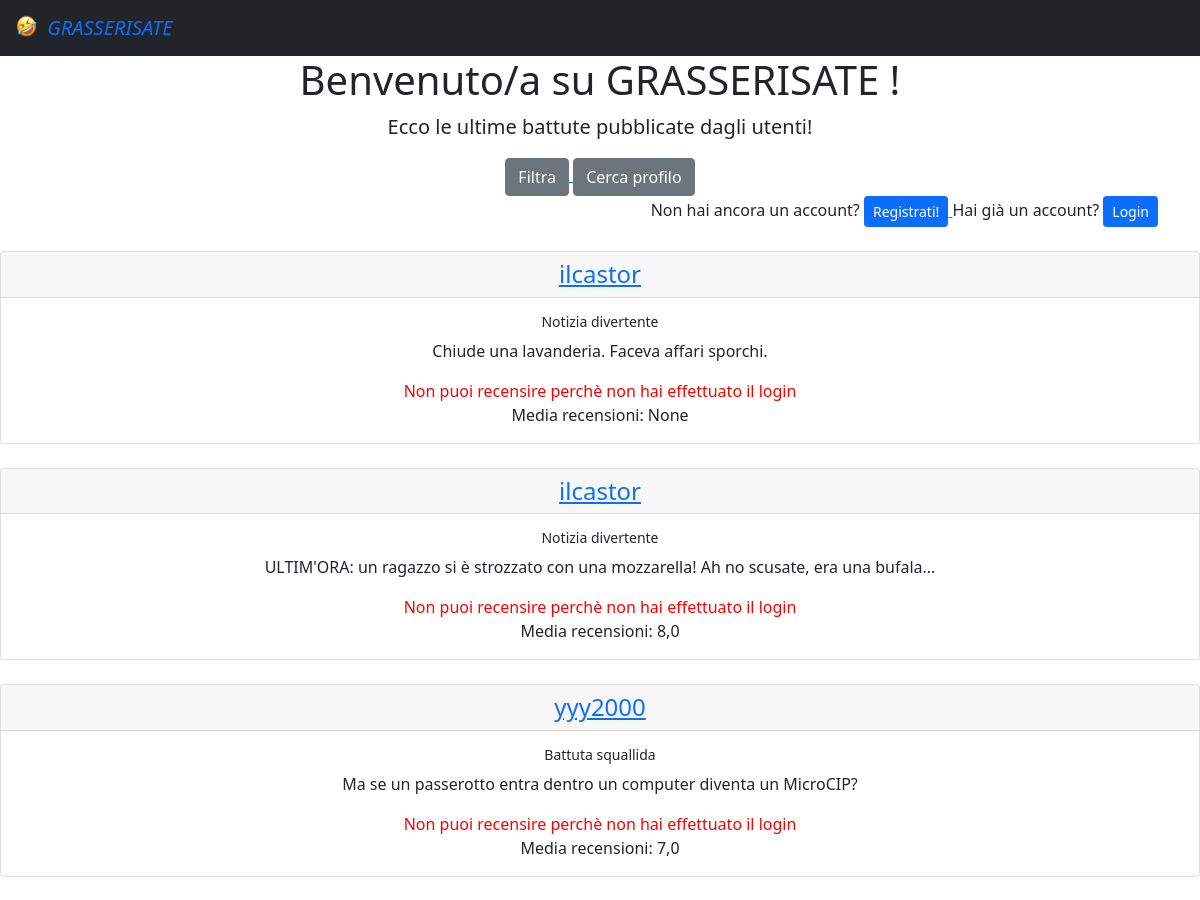
The app's page / (upper part), older data.
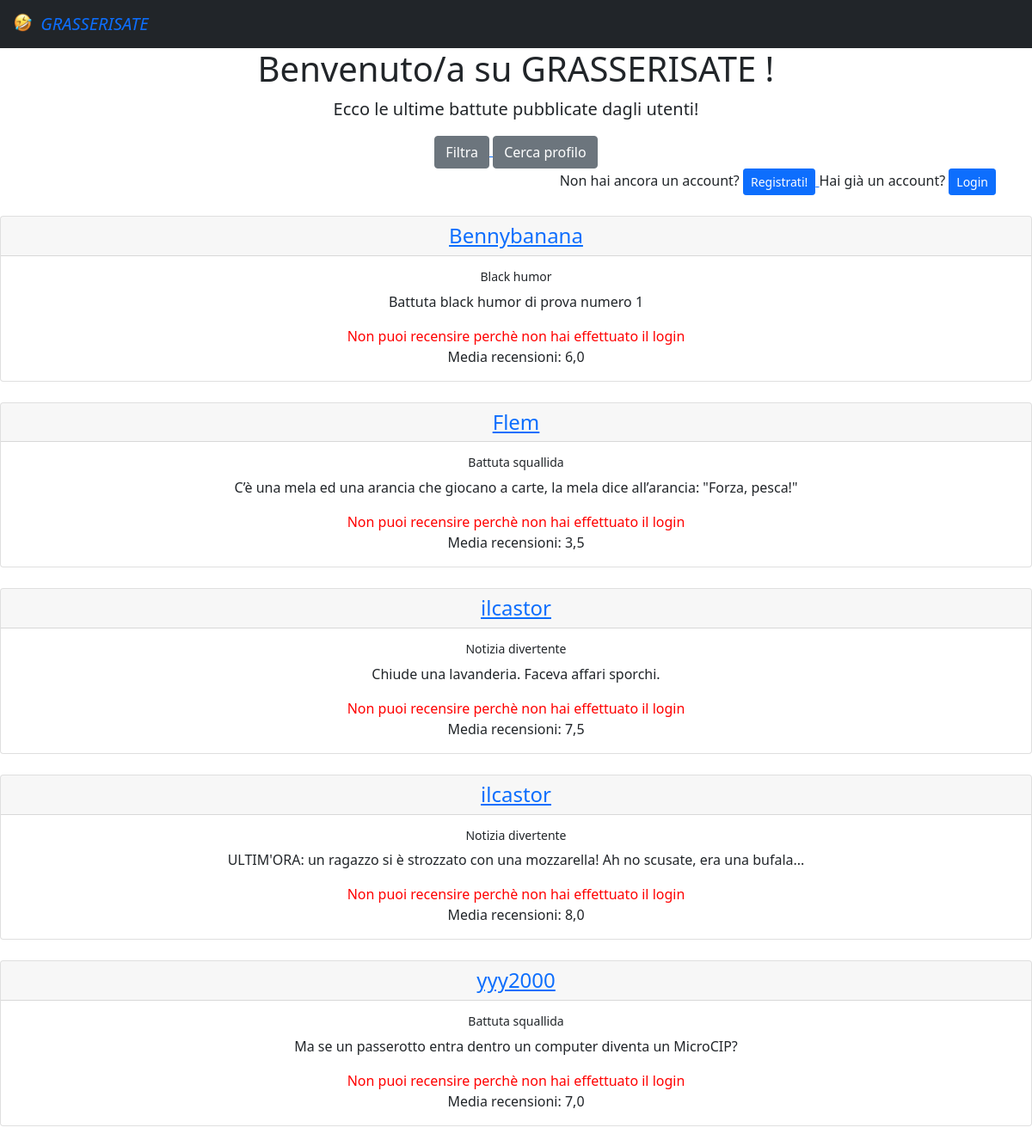
The same page, newer data.
### esame/models.py (models this page shows, shortened)
class Battute(models.Model):
    testo = models.TextField(default="")
    utente = models.ForeignKey(User, on_delete=models.CASCADE, related_name='utentebat')
    tempo = models.DateTimeField(auto_now=True)
    tipo = models.CharField(choices=SCELTE, default='bar', max_length=25)
    @property
    def calcola_media(self):
        media_tupla = self.battutarec.all().aggregate(Avg('voto'))
        media_lunga = media_tupla['voto__avg']
        if type(media_lunga) is NoneType:
            media = media_lunga
        else:
            media = round(media_lunga, 2)
        return media

### esame/views.py (the view)
# urls.py: path('', views.HomeView.as_view(), name='home'),
class HomeView(ListView):
    template_name = 'home.html'
    model = Battute
    def get_queryset(self):
        if self.request.user.is_authenticated:
            return self.model.objects.order_by('-tempo').exclude(utente_id=self.request.user.id)
        else:
            return self.model.objects.order_by('-tempo')

### templates/home.html (shortened to what this page needs)
<html lang="en">
{% extends 'base.html' %}
{% block contenuto %}
    <div class="container">
        <h1> <div style="text-align: center;"> Benvenuto/a su GRASSERISATE {% if user.is_authenticated %}, {{ user.username }}{% endif %}!</div></h1>
        <p class="lead" style="text-align:center">
            Ecco le ultime battute pubblicate dagli utenti!
        </p>
        {% if user.is_authenticated %}
            <div style="text-align:center">
            <a href="{% url  "feed" %}">
                    <button type="button" class="btn btn-warning">
                        Il tuo feed
                    </button>
                </a>
                <a href="{% url  "aggiungi_battuta" %}">
                    <button type="button" class="btn btn-primary">
                        Aggiungi una battuta!
                    </button>
                </a>
                <a href="{% url  "profilo" pk=user.id %}">
                    <button type="button" class="btn btn-info">
                        Il tuo profilo
                    </button>
                </a>
                <a href="{% url  "filtro" %}">
                    <button type="button" class="btn btn-secondary">
                        Filtra
                    </button>
                </a>
                <a href="{% url  "cerca_profilo" %}">
                    <button type="button" class="btn btn-secondary">
                        Cerca profilo
                    </button>
                </a>
                <a href='{% url 'logout' %}'>
                    <button type="button" class="btn btn-danger">
                        Logout
                    </button>
                </a>
                         </div>
        {% else %}
            <div style="text-align: center">
            <a href="{% url  "filtro" %}">
                    <button type="button" class="btn btn-secondary">
                        Filtra
                    </button>
                </a>
                <a href="{% url  "cerca_profilo" %}">
                    <button type="button" class="btn btn-secondary">
                        Cerca profilo
                    </button>
                </a>
            </div>
            <div style="text-align:right">
            Non hai ancora un account?
            <a href="{% url  "registrazione"%}">
                    <button type="button" class="btn btn-primary btn-sm">
                        Registrati!
                    </button>
                </a>
                Hai già un account?
            <a href="{% url  "login"%}">
                    <button type="button" class="btn btn-primary btn-sm">
                        Login
                    </button>
                </a>
            </div>
            </div>
        {% endif %}
    <br>
    <div style="text-align:center">
        {% for b in object_list %}
            <div class="card">
                <h4 class="card-header"> <a href="{% url "profilo" pk=b.utente_id %}"> {{ b.utente }}  </a> </h4>
                <div class="card-body">
                    <h6 class="card-title" > <small>{{ b.tipo }}</small>  </h6>
                    <p class="card-text"> {{ b.testo }} </p>
                    {% if user.is_authenticated %}
                        <a href="{% url "aggiungi_recensione" pk=b.id %}" class="btn btn-primary">Recensisci!</a>
                    {% else %}
                        <p class="card-text" style="color:red"> Non puoi recensire perchè non hai effettuato il login </p>
                    {% endif %}
                    Media recensioni: {{ b.calcola_media}}
                </div>
            </div>
            <br>
        {%  endfor %}
    </div>
{% endblock %}

Row changes from the older to the newer data that the page shows:
added Battute: utente "Bennybanana", tipo "Black humor", testo "Battuta black humor di prova numero 1", calcola_media "6,0"
added Battute: utente "Flem", tipo "Battuta squallida", testo "C’è una mela ed una arancia che giocano a carte, la mela dice all’arancia: \"Forza, pesca!\"", calcola_media "3,5"
computed for Battute "Chiude una lavanderia. Faceva affari sporchi.": calcola_media "None" → "7,5"
